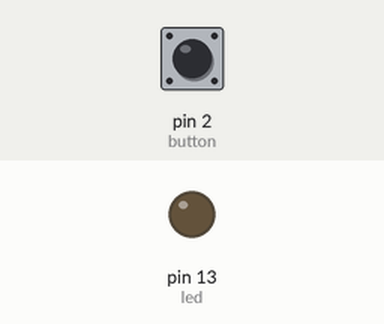
Recording of a sketch running on a simulated Arduino Uno, built with avr-gcc and run on an emulated ATmega328P. Parts: output pins drawn as LEDs (lit = HIGH). The inputs (shaded band) are chosen by the test bench; at power-on: pin 2 (button) HIGH. What the sketch prints to the serial monitor is not drawn.

Above: at 1.2 s.
1.3 s: pin 2 (button) pulled LOW for 0.15 s
At 1.38 s:
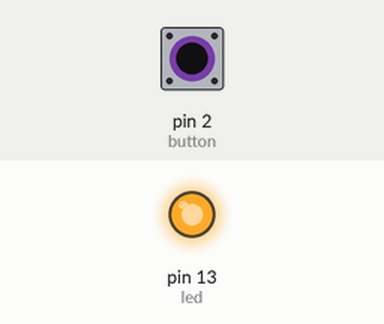
2.9 s: pin 2 (button) pulled LOW for 3.2 s
At 7.3 s:
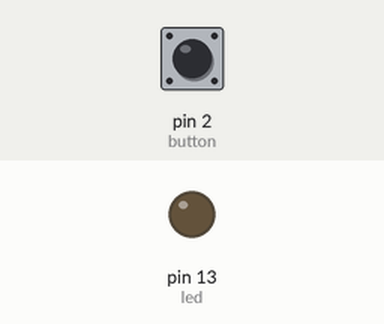
Timing chart, 0 to 8.8 s (numbered marks = the images above; inputs shaded):
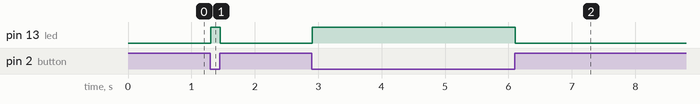

Measured:
- after the input at 1.3 s, pin 13 (led): LOW → HIGH at once, → LOW 0.15 s later
- after the input at 2.9 s, pin 13 (led): LOW → HIGH at once, → LOW 3.2 s later

The sketch:

button.ino
```cpp
int button = 2;
int led = 13;
int sta = 0;
void setup() {
  pinMode(button, INPUT_PULLUP);  //Cài đặt chân D11 ở trạng thái đọc dữ liệu
  pinMode(led,OUTPUT);
  Serial.begin(9600); // giao tiếp qua cổng
}

void loop() {
  int sta = digitalRead(button);
  Serial.println(sta);
  if (sta == 0) { // Nếu mà button bị nhấn
    digitalWrite(led,HIGH); // Đèn led sáng
  } else { // ngược lại
    digitalWrite(led,LOW);
  }
}
// Code By SevKan
```
